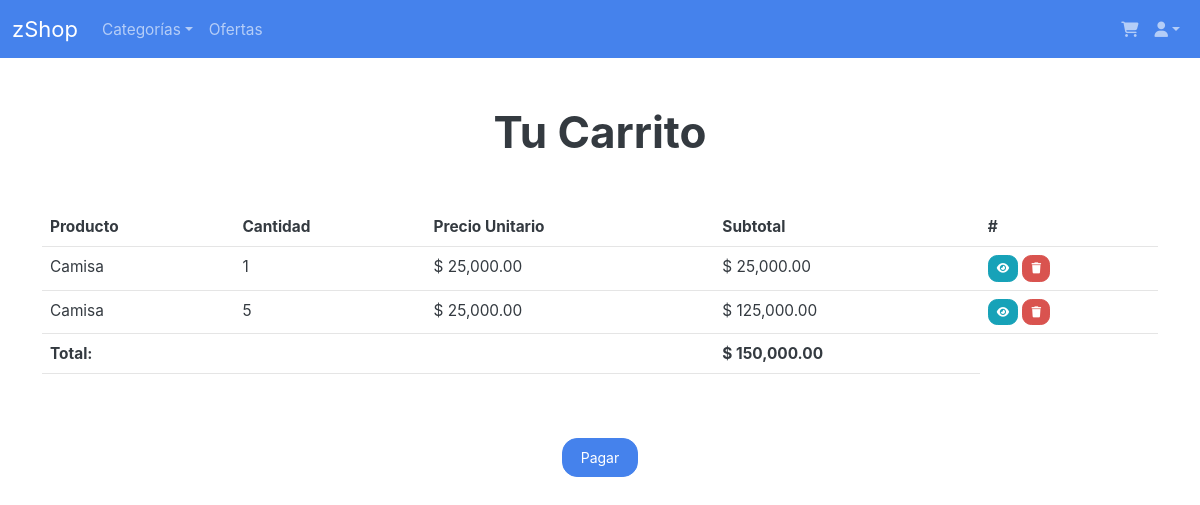
/cart/ (signed in), run on an earlier commit of the app's database.
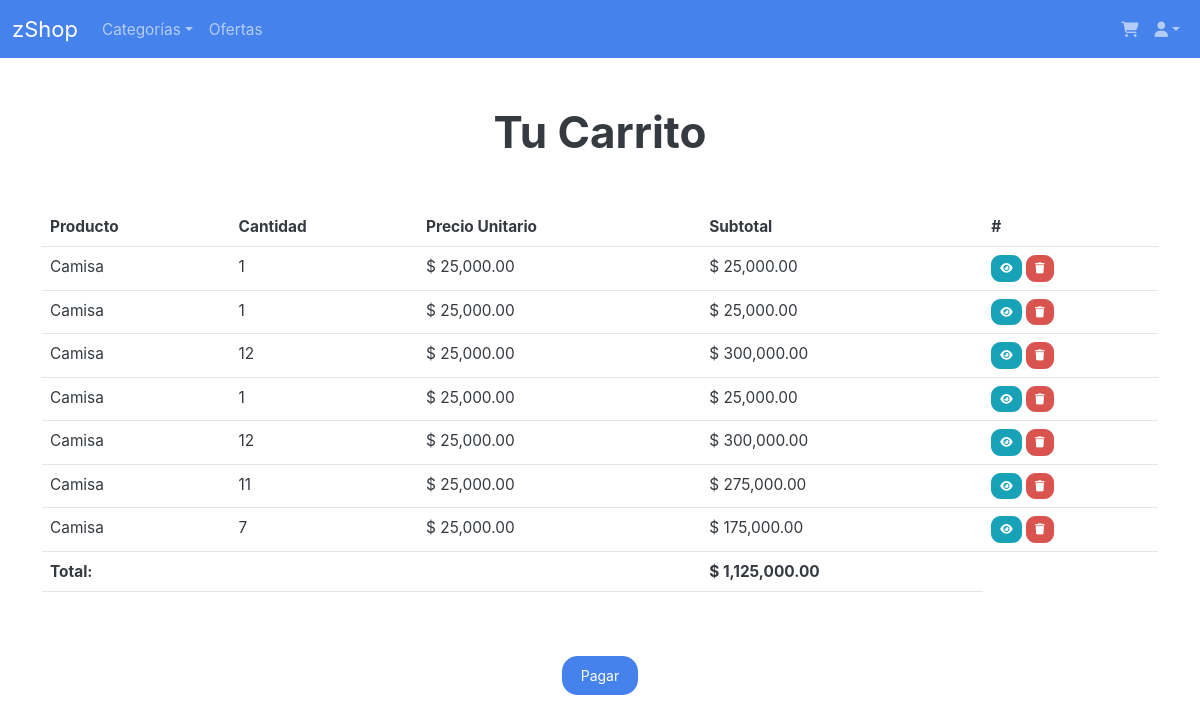
And on a later commit of the database.
### shop/models.py (models this page shows, shortened)
class Cart(models.Model):
    id = models.AutoField(primary_key=True)
    user = models.ForeignKey(User, on_delete=models.CASCADE)
    product = models.ForeignKey(Product, on_delete=models.CASCADE)
    quantity = models.PositiveBigIntegerField(default=1)
    created_at = models.DateTimeField(auto_now_add=True)

class Product(models.Model):
    STATUS = (
        ('Disponible', 'Disponible'),
        ('Agotado', 'Agotado')
    )
    id = models.AutoField(primary_key=True)
    name = models.CharField(max_length=100)
    description = models.TextField(blank=True)
    price = models.DecimalField(max_digits=15, decimal_places=2, null=True)
    image = models.ImageField(upload_to='items/', null=True)
    category = models.ForeignKey(CategoryShop, null=True, on_delete=models.SET_NULL)
    status = models.CharField(max_length=100, null=True, choices=STATUS)
    created_at = models.DateTimeField(auto_now_add=True)

### shop/views.py (the view)
# urls.py: path('cart/', CartView.as_view(), name='cart'),
class CartView(TemplateView):
    template_name = 'shop/cart.html'
    def get(self, request, *args, **kwargs):
        if request.user.is_authenticated:
            context = super().get_context_data(**kwargs)
            context['user'] = request.user
            context['cart_items'] = Cart.objects.filter(user=request.user)
            context['cart_total'] = sum(item.product.price * item.quantity for item in context['cart_items'])
            return self.render_to_response(context)
        return redirect('accounts:login')

### drf/filter.py (called while the page is built)
@register.filter
def multiply(value, arg):
    return value * arg

### template/shop/cart.html (shortened to what this page needs)
{% extends 'shop/base.html' %}
{% load static %}
{% load humanize %}
{% load filter %}
{% block content %}
<div class="container my-5">
    <h1 class="text-center mb-5">Tu Carrito</h1>
    {% if cart_items %}
    <div class="table-responsive">
        <table class="table table-hover">
            <thead>
                <tr>
                    <th>Producto</th>
                    <th>Cantidad</th>
                    <th>Precio Unitario</th>
                    <th>Subtotal</th>
                    <th>#</th>
                </tr>
            </thead>
            <tbody>
                {% for item in cart_items %}
                <tr>
                    <td> {{ item.product.name }}</td>
                    <td> {{ item.quantity }}</td>
                    <td>$ {{ item.product.price|intcomma }}</td>
                    <td>$ {{ item.product.price|multiply:item.quantity|intcomma }}</td>
                    <td>
                        <a class="btn btn-sm btn-info" href="{% url 'shop:product' id=item.product.id%}"><i class="fa-solid fa-eye"></i></a>
                        <a class="btn btn-sm btn-danger" href="{% url 'shop:cart_remove' user=user.id id=item.id %}"><i class="fa-solid fa-trash"></i></a>
                    </td>
                </tr>
                {% endfor %}
                <tr>
                    <td colspan="3" class="text-right"><strong>Total:</strong></td>
                    <td><strong>$ {{ cart_total|intcomma }}</strong></td>
                </tr>
            </tbody>
        </table>
    </div>
    <div class="text-center mt-5">
        <a href="% url 'checkout' %}" class="btn btn-primary">Pagar</a>
    </div>
    {% else %}
    <div class="alert alert-info" role="alert">
        Tu carrito está vacío. <a href="{% url 'shop:dashboard' %}" class="alert-link">Continuar comprando</a>.
    </div>
    {% endif %}
</div>
{% endblock %}

What changed in the data, as far as the page shows it:
removed Cart: product.name "Camisa", quantity "5", product.price "25,000.00", product.price|multiply "125,000.00"
added Cart: product.name "Camisa", quantity "1", product.price "25,000.00", product.price|multiply "25,000.00"
added Cart: product.name "Camisa", quantity "12", product.price "25,000.00", product.price|multiply "300,000.00"
added Cart: product.name "Camisa", quantity "1", product.price "25,000.00", product.price|multiply "25,000.00"
added Cart: product.name "Camisa", quantity "12", product.price "25,000.00", product.price|multiply "300,000.00"
added Cart: product.name "Camisa", quantity "11", product.price "25,000.00", product.price|multiply "275,000.00"
added Cart: product.name "Camisa", quantity "7", product.price "25,000.00", product.price|multiply "175,000.00"
Also different on the page:
{{ cart_total|intcomma }}: "150,000.00" → "1,125,000.00"
